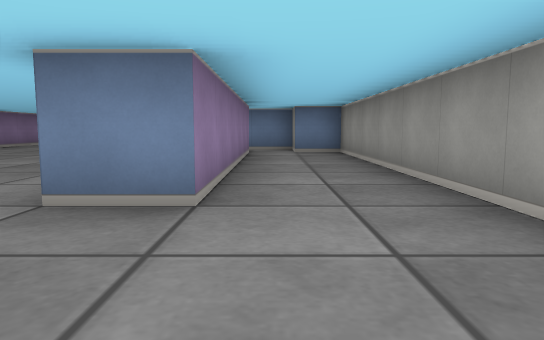
view 1 (above)

17 first-person views from a walk through a cub3D level. The camera is about half as high as the walls, tilts 6° down and sees 70° across. The floor is counted in squares. Each view is taken from the middle of a square. On the plan, view 1 faces up. The plan holds only what a view shows up to about 9 squares ahead; the rest is blank.

view 2
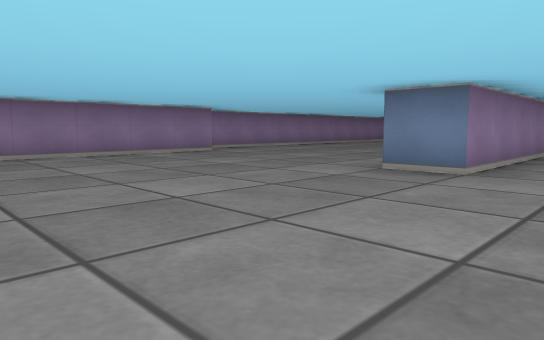

view 3
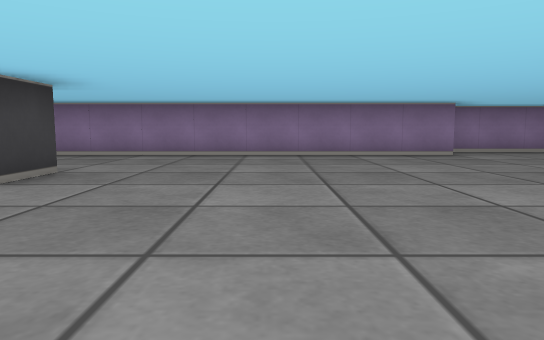

view 4
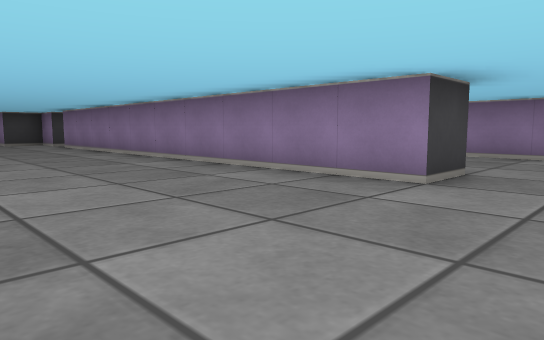

view 5
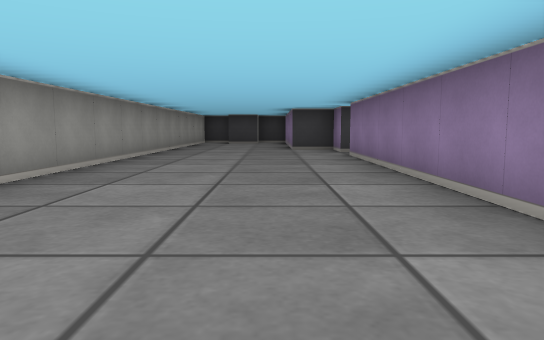

view 6
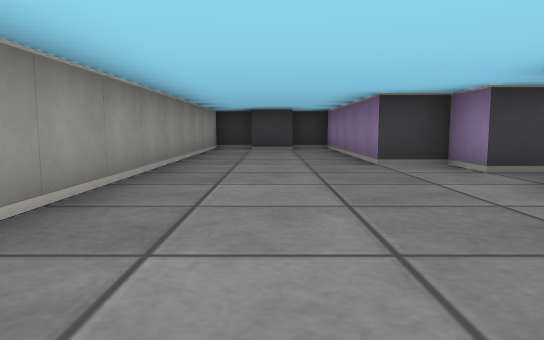

view 7
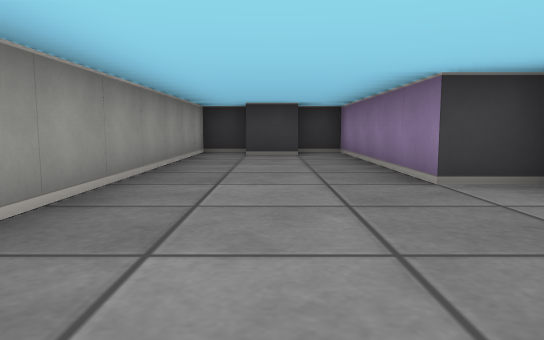

view 8
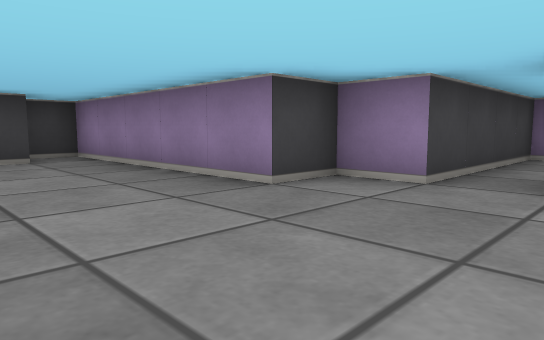

view 9
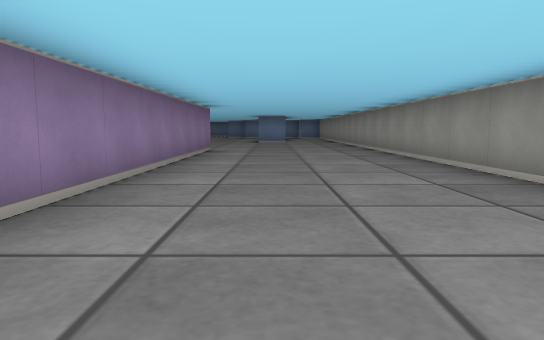

view 10
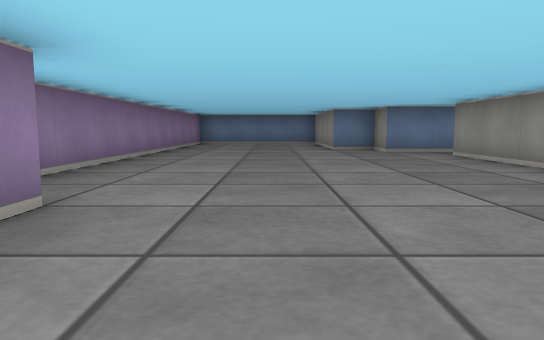

view 11
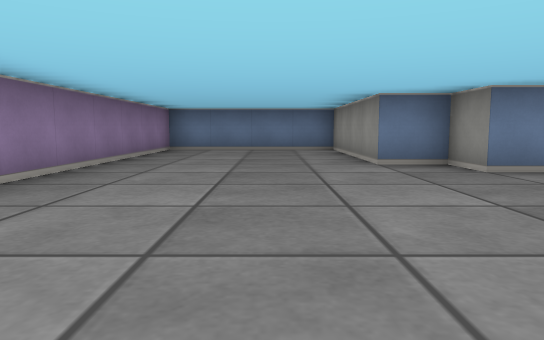

view 12
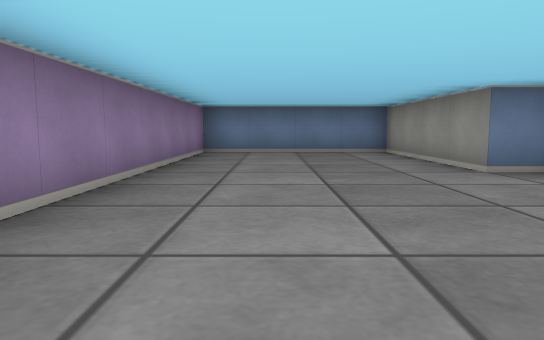

view 13
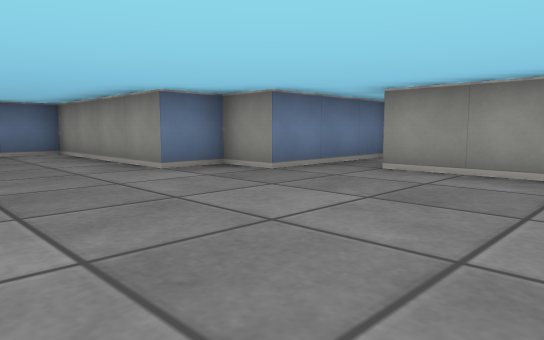

view 14
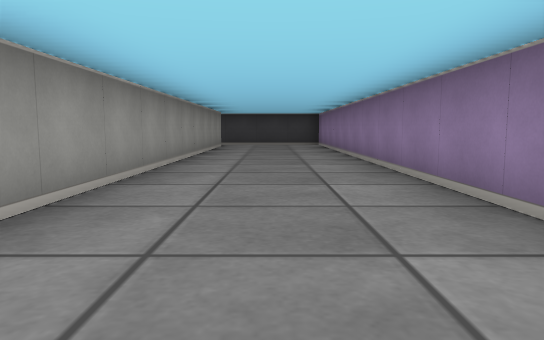

view 15
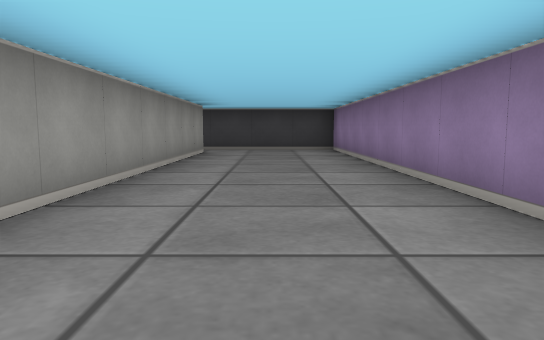

view 16
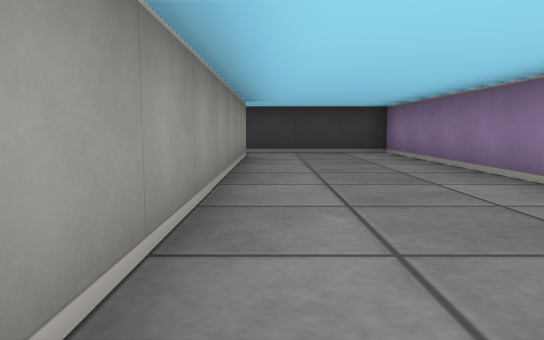

view 17
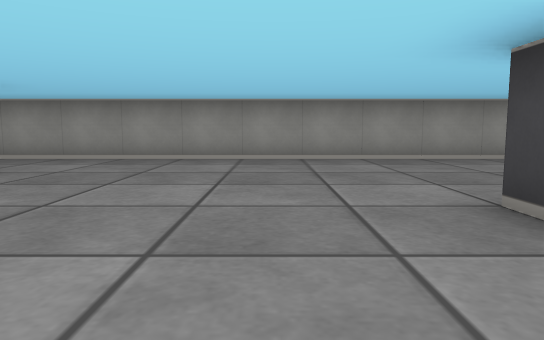

### Floor plan
Points are (right, up) in squares from view 1. A wall is a line through its corners. A room is listed if a view was taken in it or the views show most of it. See-through windows are left out.
Room 1 (views 1, 2, 3, 4, 5, 6, 7, 8, 9, 10, 11, 12, 13, 14, 15, 16, 17)
walls: (-3.6, -2.5) (-2.5, -2.5) (-2.5, -12.5); (-6.5, 3.6) (-6.5, -13.5) (-2.5, -13.5) (-2.5, -14.5) (-1.5, -14.5) (-1.5, -19.5) (-0.5, -19.5); (-1.5, 5.9) (-1.5, 8.5); (-0.5, 8.2) (-0.5, 2.5) (-1.5, 2.5); (-3.5, -12.5) (-3.5, -3); (0.4, 9.5) (-2.5, 9.5) (-2.5, 10.5) (-3.5, 10.5) (-3.5, 14.5) (-7.5, 14.5) (-7.5, 3.9); (-0.6, -18.5) (0.5, -18.5); (0.5, -19.5) (1.5, -19.5) (1.5, 8.5) (0.5, 8.5)

Positions as (right, up) in squares from view 1, and headings:
1: (0, 0), facing up
2: (1, -2), facing up-left
3: (1, 0), facing left
4: (1, -1), facing down-left
5: (-1, -5), facing down
6: (0, -9), facing down
7: (0, -11), facing down
8: (1, -12), facing down-left
9: (-1, -12), facing up
10: (-5, 1), facing up
11: (-5, 5), facing up
12: (-6, 6), facing up
13: (-6, 6), facing up-right
14: (-5, -1), facing down
15: (-5, -4), facing down
16: (-4, -5), facing down
17: (-5, -1), facing right
